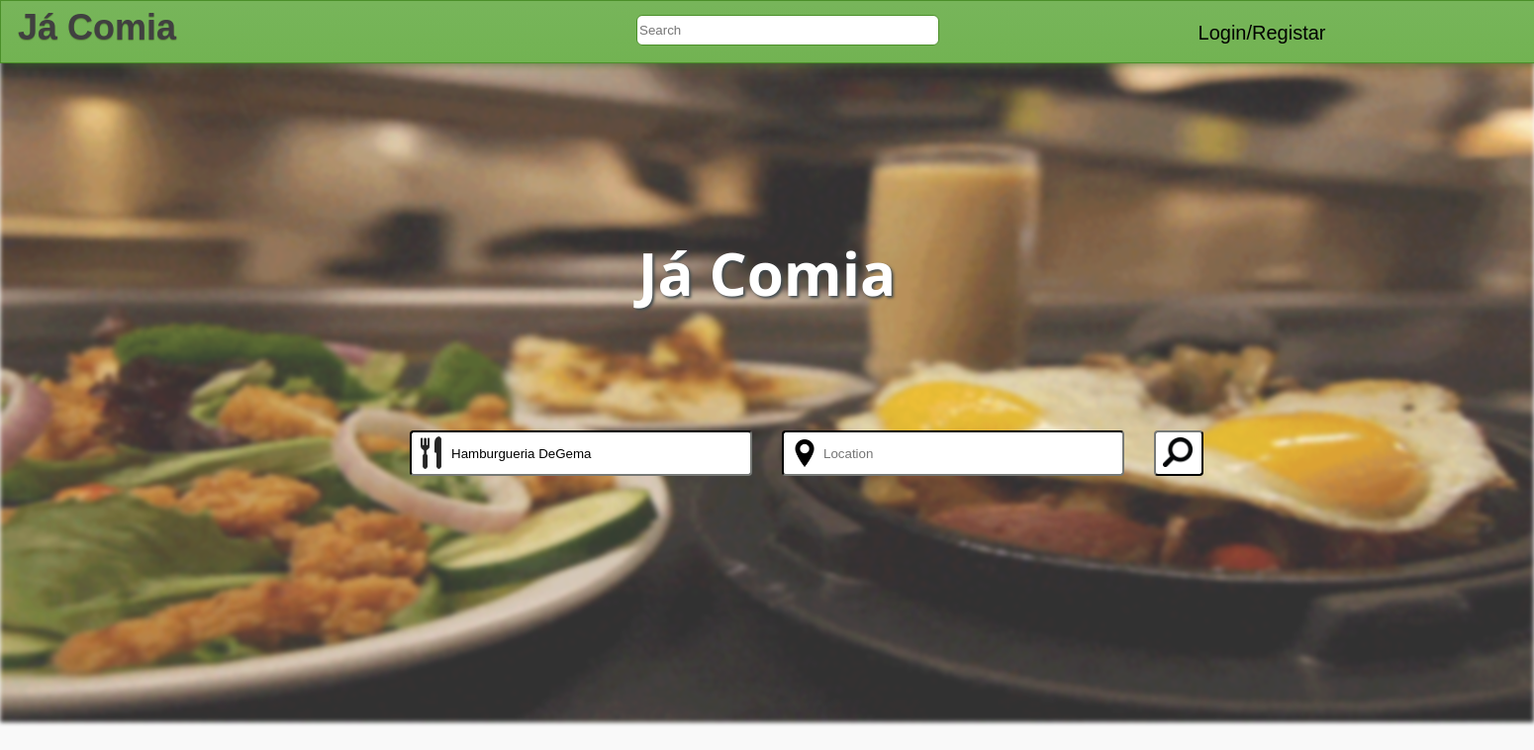
/feed/feed.php?rname=Hamburgueria DeGema, run on an earlier commit of the app's database.
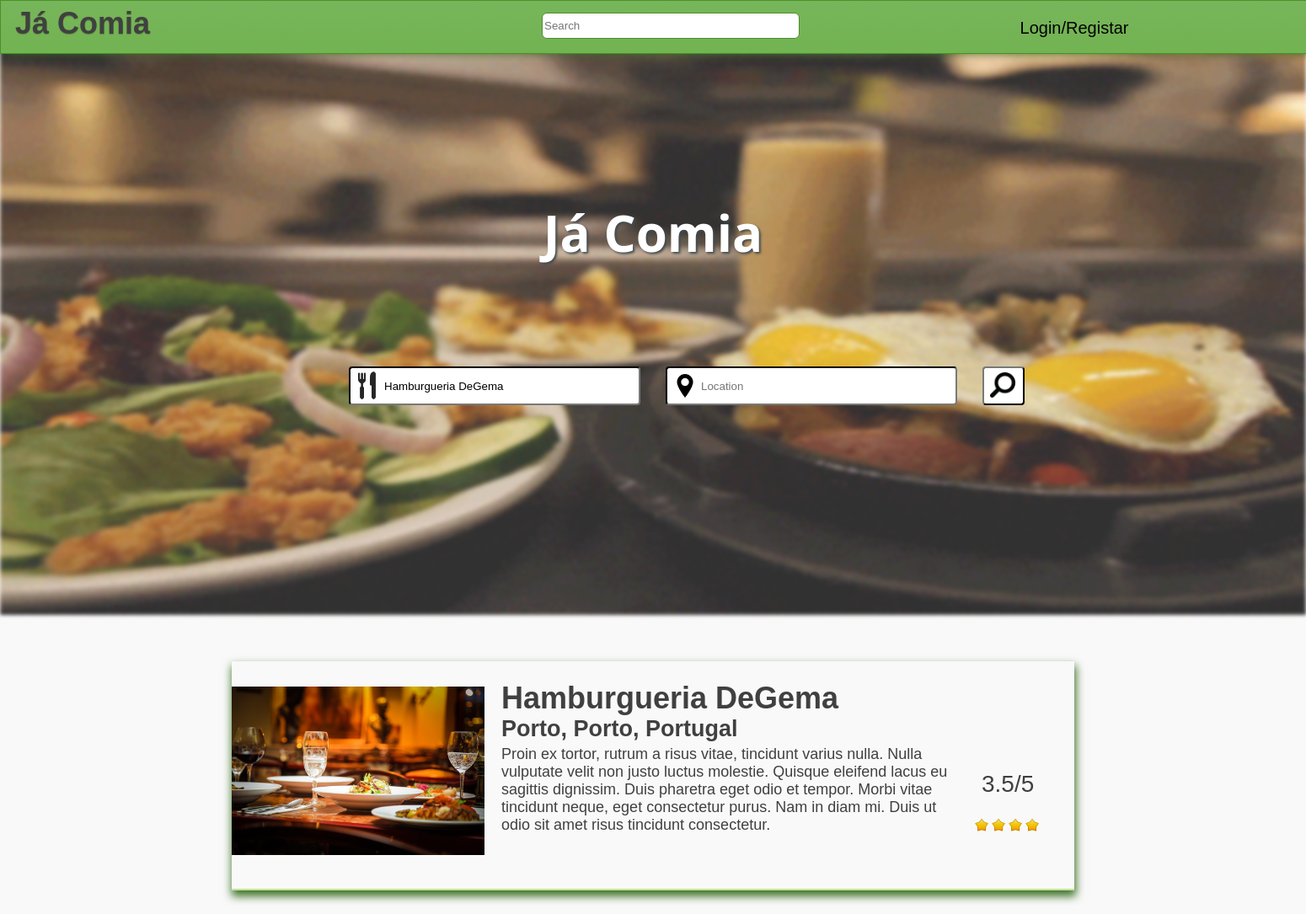
And on a later commit of the database.
### tables this page shows
CREATE TABLE Restaurants (
    name VARCHAR(32) NOT NULL,
    address VARCHAR(32) NOT NULL,
    type VARCHAR(16) NOT NULL,
    city VARCHAR(32) NOT NULL,
    district VARCHAR(32) NOT NULL,
    country VARCHAR(32) NOT NULL,
    description VARCHAR(1024) ,
    avgClass REAL,
    PRIMARY KEY(name, address)
);

### feed/feed.php (the view, shortened to what this page needs)
<?php include_once('../templates/header.php') ?>
<body>
    <?php include_once('../templates/topbar.php') ?>
    <div id="main">
        <img src="../resources/mainimg.gif"/>
        <div id="maincontent">
            <h1>Já Comia</h1>
            <div id="mainsearch"/>
            <form action="feed.php" method="get">
                <?php
                $rname = $_GET['rname'];
                $local = $_GET['local'];
                echo '<input type="text" name="rname" placeholder="Restaurant" value="' . $rname . '">';
                echo '<input type="text" name="local" placeholder="Location" value="' . $local . '">';
                ?>
                <input type="submit" value="">
            </form>
        </div>
    </div>
<div id="restaurantslist">
    <?php
    $rname = $_GET['rname'];
    $local = $_GET['local'];
    $search = $_GET['search'];
    include_once('../Database/Connect.php');
    if($rname == '' && $local == '' && $search == '')
    $stmt = $db->prepare("SELECT *,rowid FROM Restaurants ORDER BY avgClass DESC");
    else if ($search != '')
    $stmt = $db->prepare("SELECT *,rowid FROM Restaurants WHERE name = '$search' OR city = '$search' OR district = '$search' OR country = '$search' ORDER BY avgClass DESC");
    else
    $stmt = $db->prepare("SELECT *,rowid FROM Restaurants WHERE name = '$rname' OR city = '$local' OR district = '$local' OR country = '$local' ORDER BY avgClass DESC");
    $stmt->execute();
    $result = $stmt->fetchAll();
    foreach ($result as $row)
    {
        $link = "../restaurant/restaurant.php?id=" . $row['rowid'];
        echo  '<div class="restaurant">';
        echo '<img src="../resources/rex.jpg">';
        echo '<h1>' . '<a href=' . $link . '>' . $row['name'] . '</a>' . '</h1>';
        echo '<h2>' . $row['city'] , ", " , $row['district'], ", ", $row['country']  . '</h2>';
        echo '<p>' .  "Proin ex tortor, rutrum a risus vitae, tincidunt varius nulla. Nulla vulputate velit non justo luctus molestie.
        Quisque eleifend lacus eu sagittis dignissim. Duis pharetra eget odio et tempor. Morbi vitae tincidunt neque, eget consectetur purus.
        Nam in diam mi. Duis ut odio sit amet risus tincidunt consectetur. " . '</p>';
        echo '<div class="rrating">';
        if($row['avgClass'] != NULL)
        echo '<p>' . $row['avgClass'], "/5" . '</p>';
        else
        echo '<p>  Nan </p>';
        echo '</div>';
         $rounded = round($row['avgClass']);
        if($rounded <= 1)
        echo '<div class="rstars" style="margin-left: 910px;">';
        else if($rounded <= 2)
        echo '<div class="rstars" style="margin-left: 900px;">';
        else if($rounded <= 3)
        echo '<div class="rstars" style="margin-left: 890px;">';
        else if($rounded <= 4)
        echo '<div class="rstars" style="margin-left: 880px;">';
        else if($rounded <= 5)
        echo '<div class="rstars" style="margin-left: 875px;">';
        for($i = 0; $i < $rounded ; $i++)
        echo '<img style="width:20px; height:18px;" src="../resources/star.png">';
        echo '</div>';
        echo '</div>';
    }
    ?>
</div>
</body>
<?php  include_once('../templates/footer.php') ?>

What changed in the data, as far as the page shows it:
added restaurants: name "Hamburgueria DeGema", city "Porto", district "Porto", country "Portugal", avgClass "3.5"
